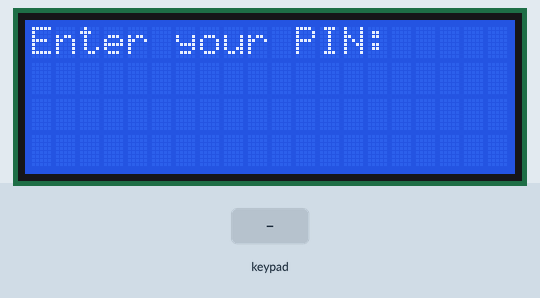
This sketch was run on a simulated Arduino Uno, built with avr-gcc and run on an emulated ATmega328P. Parts: 20×4 character LCD. The inputs (shaded band) are chosen by the test bench.

Above: at 4.2 s.
4.3 s: keypad keys 1 2 3 4 pressed 0.4 s apart
At 7.4 s:
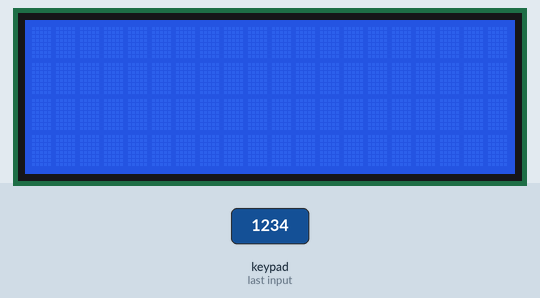
8.9 s: key '3' pressed
At 10.5 s:
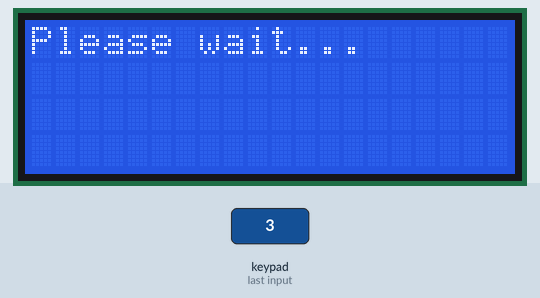
11.9 s: key '1' pressed
14.9 s: keypad keys 1 2 3 4 * pressed 0.4 s apart
At 16.5 s:
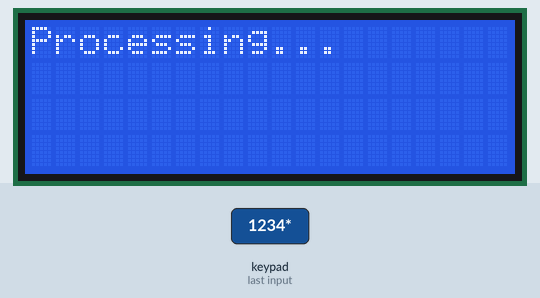
19.9 s: key '*' pressed
At 20.7 s:
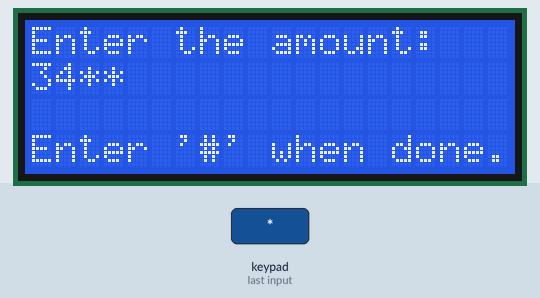
21.4 s: keypad keys 4 5 6 7 * pressed 0.4 s apart
At 24.4 s:
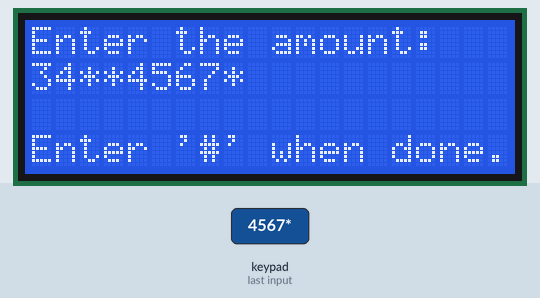
Timing chart, 0 to 25.9 s (numbered marks = the images above; inputs shaded):
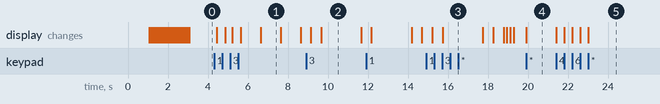

The sketch:

sketch_sep05d.ino
```cpp
#include <Wire.h>
#include <LiquidCrystal.h>
#include <Keypad.h>

const byte ROWS = 4;          //four rows for the keypad
const byte COLS = 3;          //four columns for the keypad
char PIN_DB[2][4] = {"1234"}; //database for the PINs
char PIN[4];                  //stores the input PIN
char key;                     //stores the last pressed key
int i = 0;                    //PIN digit count
int balance = 82854;

char keys[ROWS][COLS] =
    {
        {'1', '2', '3'},
        {'4', '5', '6'},
        {'7', '8', '9'},
        {'*', '0', '#'}};

byte rowPins[ROWS] = {4, 5, 6, 7}; //assigns Arduino pins to the row pinouts of the keypad
byte colPins[COLS] = {1, 2, 3};    //assigns Arduino pins to the column pinouts of the keypad

Keypad keypad = Keypad(makeKeymap(keys), rowPins, colPins, ROWS, COLS); //instantiates a Keypad object

const int rs = 8, en = 9, d4 = 10, d5 = 11, d6 = 12, d7 = 13; //assigns Arduino pins to the pinouts of the LCD

LiquidCrystal lcd(rs, en, d4, d5, d6, d7); //creates a variable of type LiquidCrystal

void setup() //Arduio function to initialize variables, pin modes, start using libraries, etc. Runs only once, after each powerup or reset
{
    lcd.begin(20, 4);                 //initializes the interface to the LCD screen, and specifies the dimensions (col, row)
    lcd.setCursor(0, 0);              //positions the LCD cursor
    lcd.print("Welcome to RSi Bank"); //prints the message on the LCD screen
    delay(1000);
    lcd.setCursor(0, 0);

    for (int j = 0; j < 20; j++)
    {
        lcd.scrollDisplayLeft(); //scrolls the contents of the display one space to the left.
        delay(100);
    }

    lcd.clear();
}

void loop() //this is the main function of the Arduino; loops consecutively, allowing the program to change and respond
{
    while (true)
    {
    inputPIN:
        lcd.setCursor(0, 0);
        lcd.print("Enter your PIN: ");
        delay(50);

        char key = keypad.getKey();

        if (key)
        {
            lcd.setCursor(i, 1);
            delay(100);

            PIN[i] = key;
            lcd.print(PIN[i]);
            i++;

            if (i == 4)
            {
                delay(1000);
                lcd.clear();
                delay(1000);

                //PIN validation
                if ((PIN[0] == PIN_DB[0][0]) && (PIN[1] == PIN_DB[0][1]) && (PIN[2] == PIN_DB[0][2]) && (PIN[3] == PIN_DB[0][3]))
                {
                    lcd.print("Welcome, Mr. Hasib");
                    delay(1000);

                    while (true)
                    {
                        lcd.clear();
                        delay(500);
                        lcd.print("1 - Withdrawal");
                        lcd.setCursor(0, 1);
                        lcd.print("2 - Deposit");
                        lcd.setCursor(0, 2);
                        lcd.print("3 - Balance Inquiry");
                        lcd.setCursor(0, 3);
                        lcd.print("4 - Log Out");
                        delay(500);

                        lcd.setCursor(0, 0);

                        while (true)
                        {
                            char key = keypad.getKey();
                            if (key)
                            {
                                if (key != NO_KEY)
                                {
                                    if (key == '1') //code for withdrawal operation
                                    {
                                        lcd.clear();
                                        lcd.print("Select the amount: ");
                                        delay(500);
                                        lcd.setCursor(0, 1);
                                        lcd.print("1- $100");
                                        lcd.setCursor(0, 2);
                                        lcd.print("2- $200");
                                        lcd.setCursor(0, 3);
                                        lcd.print("3- $3000");
                                        lcd.setCursor(11, 1);
                                        lcd.print("4- $400");
                                        lcd.setCursor(11, 2);
                                        lcd.print("5- $500");
                                        lcd.setCursor(11, 3);
                                        lcd.print("6- Other");
                                        //delay(5000);
                                        while (true)
                                        {
                                            char key = keypad.getKey();
                                            if (key)
                                            {
                                                if (key != NO_KEY)
                                                {
                                                    String s = "";
                                                    if (key > '0' && key <= '5')
                                                    {
                                                        s += key;
                                                        int a = s.toInt();
                                                        balance -= (a * 100);
                                                        lcd.clear();
                                                        lcd.print("Processing...");
                                                        delay(2000);
                                                        lcd.clear();
                                                    }
                                                    else
                                                    {
                                                        lcd.clear();
                                                        lcd.print("Enter the amount: ");
                                                        lcd.setCursor(0, 3);
                                                        lcd.print("Enter '#' when done.");
                                                        int j = 0;
                                                        while (true)
                                                        {
                                                            char key = keypad.getKey();
                                                            if (key)
                                                            {
                                                                lcd.setCursor(j, 1);
                                                                lcd.print(key);
                                                                s += key;
                                                                j++;

                                                                if (key == '#')
                                                                {
                                                                    int a = s.toInt();
                                                                    balance -= a;
                                                                    lcd.clear();
                                                                    lcd.print("Processing...");
                                                                    delay(2000);
                                                                    lcd.clear();

                                                                    break;
                                                                }
                                                            }
                                                        }
                                                    }
                                                    break;
                                                }
                                            }
                                        }
                                        break;
                                    }

                                    if (key != NO_KEY)
                                    {
                                        if (key == '2') //code for deposit operation
                                        {
                                            lcd.clear();
                                            lcd.print("Enter the amount: ");
                                            lcd.setCursor(0, 3);
                                            lcd.print("Enter '#' when done.");
                                            String s = "";
                                            int j = 0;
                                            while (true)
                                            {
                                                char key = keypad.getKey();
                                                if (key)
                                                {
                                                    lcd.setCursor(j, 1);
                                                    lcd.print(key);
                                                    s += key;
                                                    j++;

                                                    if (key == '#')
                                                    {
                                                        int a = s.toInt();
                                                        balance += a;
                                                        lcd.clear();
                                                        lcd.print("Processing...");
                                                        delay(2000);
                                                        lcd.clear();

                                                        break;
                                                    }
                                                }
                                            }
                                            break;
                                        }

                                        if (key != NO_KEY)
                                        {
                                            if (key == '3') //code for balance check operation
                                            {
                                                String s = "";
                                                s += balance;

                                                lcd.clear();
                                                lcd.print("Please wait...");
                                                delay(2000);
                                                lcd.clear();
                                                lcd.print("Balance:");
                                                delay(500);
                                                lcd.setCursor(9, 0);
                                                lcd.print(s);
                                                delay(2000);
                                                lcd.clear();

                                                break;
                                            }

                                            if (key != NO_KEY)
                                            {
                                                if (key == '4') //code for logging out operation
                                                {
                                                    lcd.clear();
                                                    delay(500);
                                                    lcd.print("Please take out your");
                                                    lcd.setCursor(0, 1);
                                                    lcd.print(" card.");
                                                    delay(2000);
                                                    lcd.clear();
                                                    delay(500);
                                                    lcd.setCursor(5, 1);
                                                    lcd.print("Thank you");
                                                    lcd.setCursor(1, 2);
                                                    lcd.print("for being with us.");
                                                    delay(1000);
                                                    lcd.clear();
                                                    delay(2000);

                                                    i = 0; //resets the counter for the current session
                                                    goto inputPIN;
                                                }
                                            }
                                        }
                                    }
                                }
                            }
                        }
                    }
                }
                else //following code executes when the input PIN is incorrect
                {
                    lcd.print("Incorrect PIN.");
                    delay(2000);
                    lcd.clear();
                    delay(1000);
                }

                i = 0; //resets the counter for the current session
                break;
            }
        }
    }
}
```

Measured:
- after the input at 4.3 s, the display: first changes after 0.14 s (image 1 shows a later state)
- after the input at 8.9 s, the display: first differs from a run without the input after 0.77 s (image 2)
- after the input at 14.9 s, the display: first differs from a run without the input after 0.84 s (image 3)
- after the input at 19.9 s, the display: changes at once (image 4)
- after the input at 21.4 s, the display: first changes at once (image 5 shows a later state)
- what the display in image 1 shows lasts 1.0 s, from 6.6 s to 7.6 s
- what the display in image 2 shows lasts 2.0 s, from 9.7 s to 11.7 s
